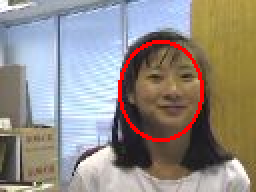
#> input picture MP #6/MP#6 Submission/output_cc/frames/frame_0006.png, 128 x 96 px, given as the content of the folder image_girl, which was not available (shown 2 times larger)
$ python tracker.py
#> lines starting #> are read from the running program, lines starting #| are printed output that depends on the picture; after the words box and inside, x2 and y2 are one past the last pixel; in counts of white or black regions, pixels touching at a corner belong together; pictures that were not available may be replaced by others from this repository, and a replacement may not be noted
import numpy as np
from PIL import Image, ImageDraw
import os
import glob

def load_frame(path):
#> called with path = '_only/frame_0006.png'
    return np.array(Image.open(path).convert('RGB'), dtype=np.float64)

def to_gray(frame):
    return 0.299*frame[:,:,0] + 0.587*frame[:,:,1] + 0.114*frame[:,:,2]

def detect_face_region(frame):
    r, g, b = frame[:,:,0], frame[:,:,1], frame[:,:,2]
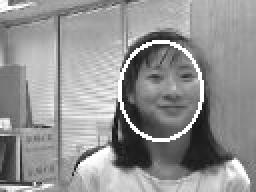
#> r: shape (96, 128) float64 (shown 2 times larger); min 13, max 255, mean 147.1
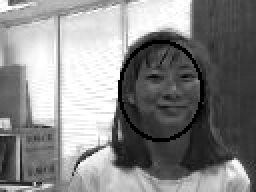
#> b: shape (96, 128) float64 (shown 2 times larger); min 0, max 255, mean 133.8
    skin = (
        (r > 95) & (g > 40) & (b > 20) &
        (r > g) & (r > b) &
        ((r - g) > 15) &
        (np.abs(r.astype(np.int32) - g.astype(np.int32)) > 15)
    )
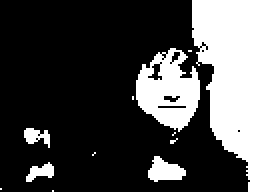
#> skin: shape (96, 128) bool (shown 2 times larger); 26% white; 12 white regions (7 under 20 px), largest, box (x1, y1, x2, y2) and area: (96, 0, 128, 96) 2038, (68, 24, 100, 66) 834, (74, 78, 93, 91) 156, (13, 81, 27, 91) 77, (12, 64, 25, 74) 75
    h, w = skin.shape
#> h = 96; w = 128
    mask = np.zeros_like(skin)
    y0, y1 = int(h * 0.05), int(h * 0.65)
#> y0 = 4; y1 = 62
    x0, x1 = int(w * 0.20), int(w * 0.80)
#> x0 = 25; x1 = 102
    mask[y0:y1, x0:x1] = True
    skin = skin & mask
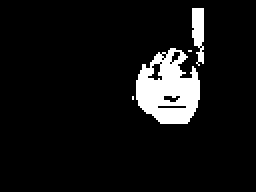
#> skin: shape (96, 128) bool (shown 2 times larger); 7.7% white; 4 white regions (2 under 20 px), largest, box (x1, y1, x2, y2) and area: (68, 24, 100, 62) 811, (96, 4, 102, 33) 131

    col_sum = skin.sum(axis=0)
#> col_sum = 128 values, max 41 at index 97, min 0 at index 0, mean 7.39
    row_sum = skin.sum(axis=1)
#> row_sum = 96 values, max 32 at index 40, min 0 at index 0, mean 9.85

    if col_sum.sum() == 0:
        return w // 2, h // 3, 60, 75

    xs = np.where(col_sum > col_sum.max() * 0.25)[0]
#> xs = 33 values from 69 to 101
    ys = np.where(row_sum > row_sum.max() * 0.25)[0]
#> ys = 37 values from 25 to 61

    cx = int((xs.min() + xs.max()) / 2)
#> cx = 85
    cy = int((ys.min() + ys.max()) / 2)
#> cy = 43
    box_w = max(40, xs.max() - xs.min())
#> box_w = 40
    box_h = max(50, ys.max() - ys.min())
#> box_h = 50
    box_w += box_w % 2
    box_h += box_h % 2

    hw, hh = box_w // 2, box_h // 2
#> hw = 20; hh = 25
    cx = int(np.clip(cx, hw, w - hw))
    cy = int(np.clip(cy, hh, h - hh))
    return cx, cy, box_w, box_h

def resize_template(template, new_hw, new_hh):
    return np.array(
        Image.fromarray(template.astype(np.float32)).resize(
            (new_hw*2, new_hh*2), Image.BILINEAR),
        dtype=np.float64
    )

# [27 lines left out: functions compute_ssd, compute_cc, compute_ncc, score_patch, not called in this run]

def is_better(s, best, method):
    return s < best if method == 'ssd' else s > best

# [17 lines left out: function search_best_match, not called in this run]

def make_video_pillow(frame_dir, output_path, fps=25):
    paths = sorted(glob.glob(os.path.join(frame_dir, '*.png')))
    if not paths:
        return
    frames = [Image.open(p).convert('P', palette=Image.ADAPTIVE) for p in paths]
    frames[0].save(output_path, save_all=True, append_images=frames[1:],
                   duration=int(1000/fps), loop=0)
    print(f"  GIF saved: {output_path}")

def run_tracker(image_dir, method, search_radius=35):
    paths = sorted(
        glob.glob(os.path.join(image_dir, '*.jpg')) +
        glob.glob(os.path.join(image_dir, '*.png')) +
        glob.glob(os.path.join(image_dir, '*.bmp'))
    )

    out_frames = os.path.join(f'output_{method}', 'frames')
    out_video  = os.path.join(f'output_{method}', 'video')
    os.makedirs(out_frames, exist_ok=True)
    os.makedirs(out_video, exist_ok=True)

    first = load_frame(paths[0])
    cx, cy, box_w, box_h = detect_face_region(first)
#> cx = 85; cy = 43; box_w = 40; box_h = 50
    hw, hh = box_w // 2, box_h // 2
#> hw = 20; hh = 25
    print(f"[{method.upper()}] init: center=({cx},{cy}), box=({box_w}x{box_h})")
#| [SSD] init: center=(85,43), box=(40x50)

    gray0 = to_gray(first)
#> in to_gray, `return 0.299*frame[:,:,0] + 0.587*frame[:,:,1] + 0.114*frame[:,:,2]`:
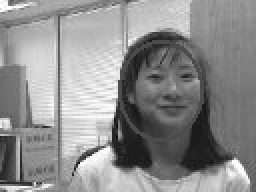
#> returned value: shape (96, 128) float64 (shown 2 times larger); min 13.99, max 254.7, mean 141.6
    working_template   = gray0[cy-hh:cy+hh, cx-hw:cx+hw].copy()
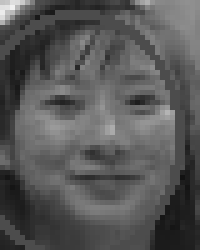
#> working_template: shape (50, 40) float64 (shown 5 times larger); min 18.33, max 241.1, mean 87.5
    reference_template = working_template.copy()
    reference_locked   = False
    clean_frame_count  = 0
    score_occluded     = 0

    for i, path in enumerate(paths):
        frame = load_frame(path)
        gray  = to_gray(frame)

        if i == 0:
            new_cx, new_cy, new_hw, new_hh, score = cx, cy, hw, hh, 0.0
#> new_cx = 85; new_cy = 43; new_hw = 20; new_hh = 25; score = 0
            occ_type = None
        else:
            new_cx, new_cy, new_hw, new_hh, score = search_best_match(
                gray, working_template, cx, cy, hw, hh, search_radius, method)

            ref_scaled = resize_template(reference_template, new_hw, new_hh)
            patch = gray[new_cy-new_hh:new_cy+new_hh, new_cx-new_hw:new_cx+new_hw]
            ref_ncc = compute_ncc(patch, ref_scaled)
            occ_type = 'occluded' if ref_ncc < 0.60 else None

        if occ_type is not None:
            score_occluded += 1
            new_cx, new_cy = cx, cy
            new_hw, new_hh = hw, hh
        else:
            patch = gray[new_cy-new_hh:new_cy+new_hh, new_cx-new_hw:new_cx+new_hw]
            t = resize_template(working_template, new_hw, new_hh)
            if patch.shape == t.shape:
                working_template = 0.95 * t + 0.05 * patch

            clean_frame_count += 1
            if not reference_locked and clean_frame_count == 30:
                reference_template = resize_template(working_template, new_hw, new_hh).copy()
                reference_locked = True
                print(f"[{method.upper()}] reference template locked at frame {i}")

        cx, cy, hw, hh = new_cx, new_cy, new_hw, new_hh

        img_out = Image.fromarray(frame.astype(np.uint8))
#> img_out is the input picture: PIL image 128x96 RGB; mean R, G, B 147.1, 140.4, 133.8
        draw = ImageDraw.Draw(img_out)
        color = (255, 0, 0) if occ_type else (0, 255, 0)
        draw.ellipse([cx-hw, cy-hh, cx+hw, cy+hh], outline=color, width=2)
        img_out.save(os.path.join(out_frames, f'frame_{i:04d}.png'))
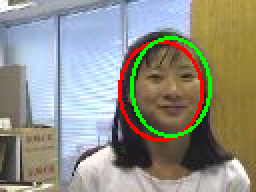
#> saved as frame_0000.png: PIL image 128x96 RGB (shown 2 times larger); mean R, G, B 145.1, 144.7, 132.8

        if (i + 1) % 50 == 0:
            status = "OCCLUDED" if occ_type else "tracking"
            print(f"  frame {i+1:3d}/500 | ({cx:3d},{cy:3d}) | ellipse=({hw*2}x{hh*2}) | score={score:.4f} | {status}")

    print(f"[{method.upper()}] done — occluded: {score_occluded}/500\n")
    make_video_pillow(out_frames, os.path.join(out_video, f'tracking_{method}.gif'))

if __name__ == '__main__':
    for m in ['ssd', 'cc', 'ncc']:
        run_tracker('image_girl', method=m, search_radius=35)
#> pass 2 of the loop `for m in ['ssd', 'cc', 'ncc']:`:
#| [CC] init: center=(85,43), box=(40x50)
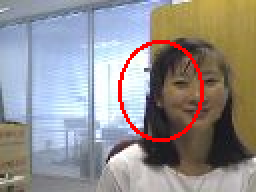
#> input picture MP #6/MP#6 Submission/output_cc/frames/frame_0012.png, 128 x 96 px (shown 2 times larger)
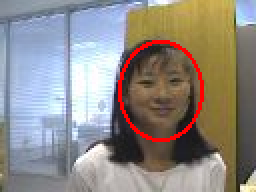
#> input picture MP #6/MP#6 Submission/output_cc/frames/frame_0015.png, 128 x 96 px (shown 2 times larger)
#> frames = 4 items
#> in make_video_pillow (call 2), `frames[0].save(output_path, save_all=True, append_images=frames[1:], d..`:
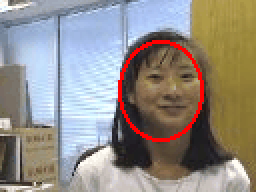
#> saved as tracking_cc.gif: PIL image 128x96 P (shown 2 times larger); mean R, G, B 147, 140.4, 133.8
